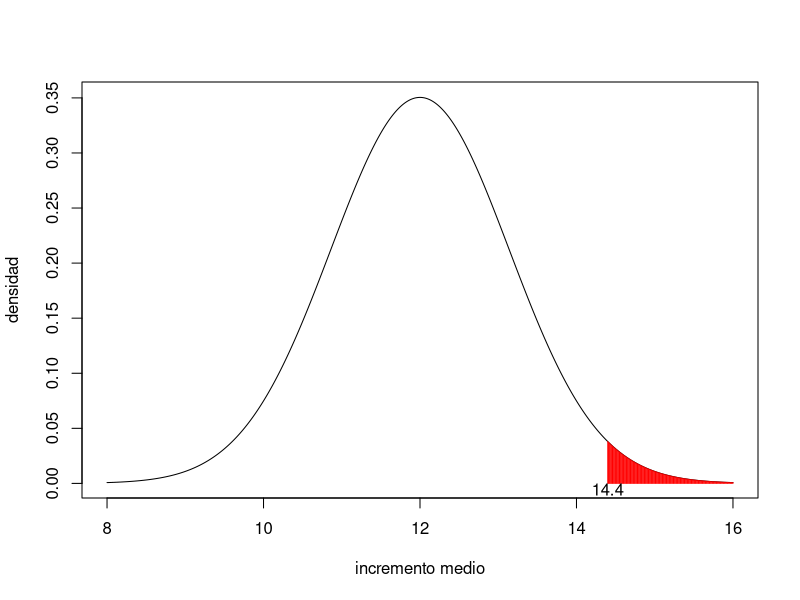
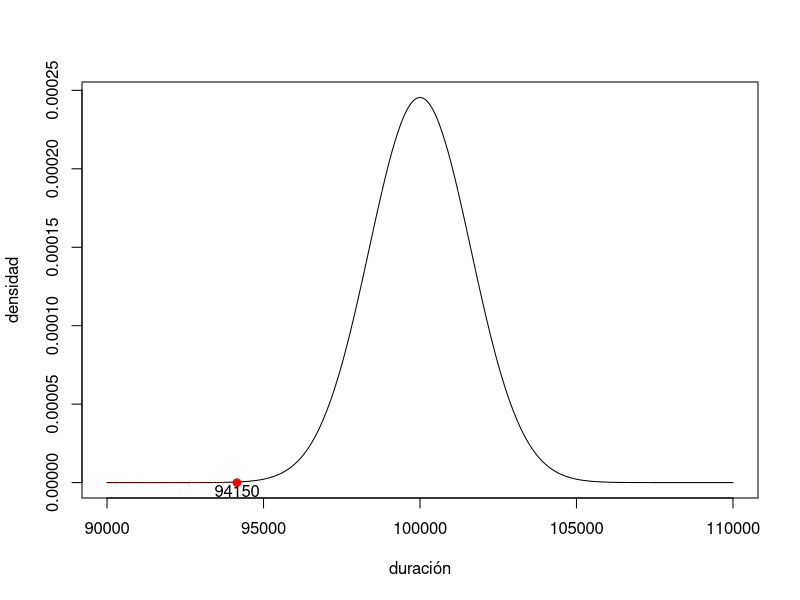

The R script that drew these images, in order:
## ---- chunk 1
x=seq(from=8,to=16,by=0.01)
plot(x,dnorm(x,12,3.6/sqrt(10)),type="l",xlab="incremento medio",ylab="densidad")
x2=seq(from=14.4,to=16,by=0.01)
y2=dnorm(x2,12,3.6/sqrt(10))
lines(x2,y2,type="h",col="red")
text(14.4,-0.005,"14.4")
## ---- chunk 2
options(scipen=999)
## ---- chunk 3
x=seq(from=90000,to=110000,by=100)
plot(x,dnorm(x,100000,6500/4),type="l",xlab="duración",ylab="densidad")
x2=seq(from=90000,to=94150,by=100)
y2=dnorm(x2,100000,6500/4)
lines(x2,y2,type="h",col="red")
points(94150,0,col="red",cex=1,pch=19)
text(94150,-0.000005,"94150")
